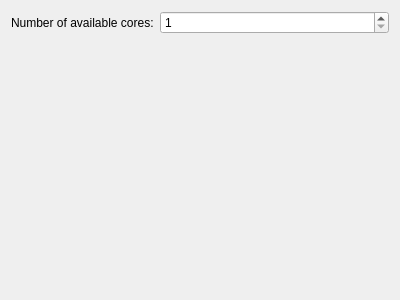
<?xml version="1.0" encoding="UTF-8"?>
<ui version="4.0">
 <class>LocalQueueWidget</class>
 <widget class="QWidget" name="LocalQueueWidget">
  <property name="geometry">
   <rect>
    <x>0</x>
    <y>0</y>
    <width>400</width>
    <height>300</height>
   </rect>
  </property>
  <property name="windowTitle">
   <string>Form</string>
  </property>
  <layout class="QFormLayout" name="formLayout">
   <item row="0" column="0">
    <widget class="QLabel" name="label">
     <property name="text">
      <string>Number of available cores:</string>
     </property>
    </widget>
   </item>
   <item row="0" column="1">
    <widget class="QSpinBox" name="coresSpinBox">
     <property name="minimum">
      <number>1</number>
     </property>
     <property name="maximum">
      <number>256</number>
     </property>
    </widget>
   </item>
  </layout>
 </widget>
 <resources/>
 <connections/>
</ui>
